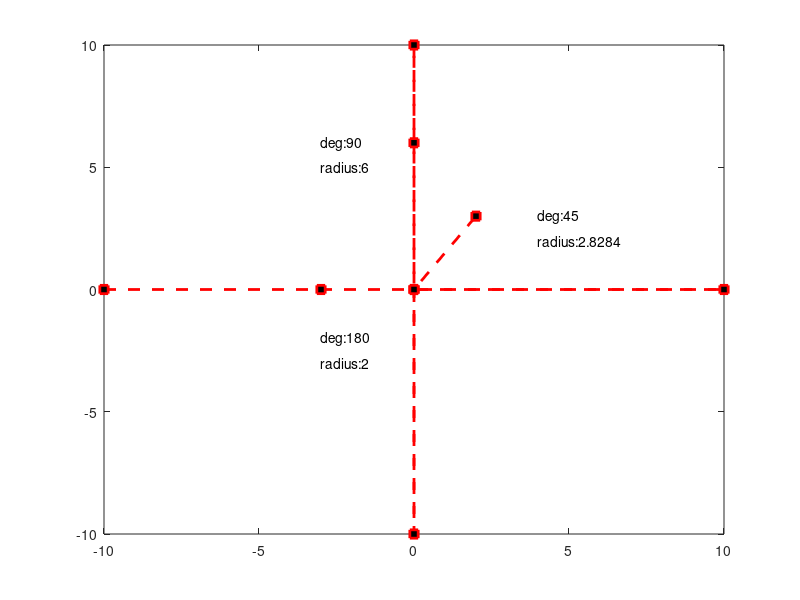

The MATLAB script that drew this image:
plot([-10 -3 10 0 0 0 0 0 2 ] ,[0 0  0 0 6 10 -10 0 3],'--rs','LineWidth',2,'MarkerFaceColor','k'); 

%180 degrees 

[theta,radius]=cart2pol(-2,0); 

deg=rad2deg(theta); 

%display the radius , angle and the co-ordinates in the axes. 

degree=strcat('deg:',num2str(deg)); 
rad=strcat('radius:',num2str(radius)); 
text(-3,-2,degree); 
text(-3,-3,rad);      

%90 degrees 

[theta,radius]=cart2pol(0,6); 
deg=rad2deg(theta); 
degree=strcat('deg:',num2str(deg)); 
rad=strcat('radius:',num2str(radius)); 
text(-3,6,degree); 
text(-3,5,rad);

%45 degrees 
[theta,radius]=cart2pol(2,2); 
deg=rad2deg(theta); 
degree=strcat('deg:',num2str(deg)); 
rad=strcat('radius:',num2str(radius)); 
text(4,3,degree); 
text(4,2,rad); 
